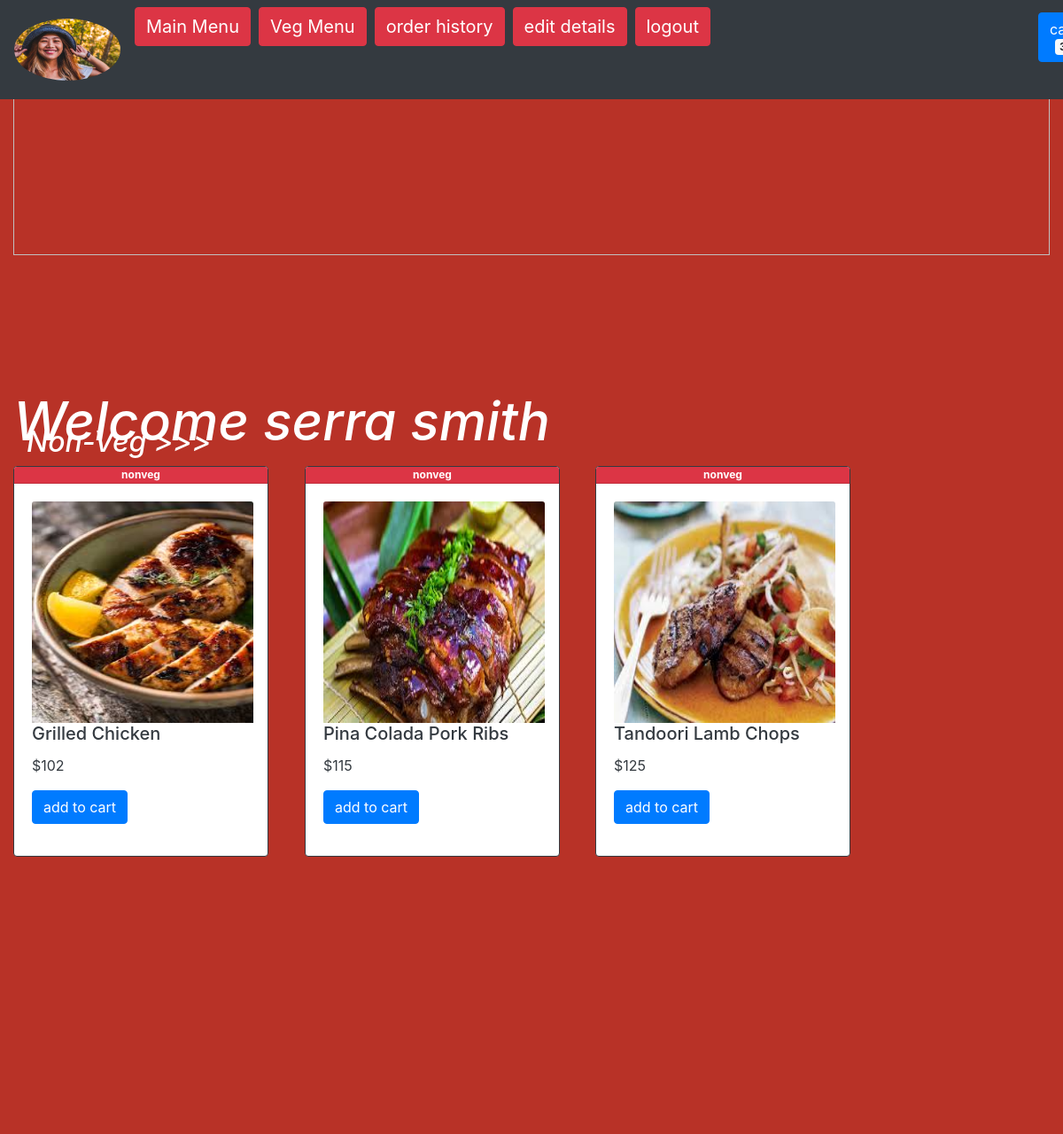
The page /non_veg_menu.php (signed in) on the database its author committed.
### tables this page shows
CREATE TABLE `menu` (
  `id` int(50) NOT NULL,
  `name` varchar(30) NOT NULL,
  `img` varchar(100) NOT NULL,
  `price` int(50) NOT NULL,
  `category` varchar(100) NOT NULL,
  `time` timestamp NOT NULL DEFAULT current_timestamp() ON UPDATE current_timestamp()
);

### non_veg_menu.php (the view, shortened to what this page needs)
<?php
$conn = mysqli_connect("localhost", "root", "", "foodshala");
if (isset($_SESSION['username'])) {
    $name = $_SESSION['username'];
    $img = $_SESSION['img'];
}
$sqltb_show_cartitems = "SELECT * FROM cart WHERE useremail='$_SESSION[email]'";
$res = mysqli_query($conn, $sqltb_show_cartitems);
$count = 0;
if (mysqli_num_rows($res) > 0) {
    while ($row = mysqli_fetch_assoc($res)) {
        $count++;
    }
}
?>
<html>
<head>
    <link rel="stylesheet" href="https://unpkg.com/aos@next/dist/aos.css" />
    <link rel="stylesheet" href="https://maxcdn.bootstrapcdn.com/bootstrap/4.5.2/css/bootstrap.min.css">
    <link rel="stylesheet" href="styles.css">
</head>
<body>
    <nav class="navbar navbar-expand-md bg-dark navbar-dark fixed-top">
        <a class="navbar-brand" href="#">
            <img src="pic/<?php echo $img ?>" alt="Logo" style="width:120px;height:70px;border-radius:50%">
        </a>
        <div class="collapse navbar-collapse" id="collapsibleNavbar">
            <ul class="navbar-nav">
                <li class="nav-item">
                    <form method="post">
                        <input style="width:100%;font-size:20px;" class="btn btn-danger" type="submit" value="Main Menu" name="main_menu_button">
                    </form>
                </li>
                <li class="nav-item">
                    <form method="post">
                        <input style="width:100%;font-size:20px;" class="btn btn-danger" type="submit" value="Veg Menu" name="veg_menu_button">
                    </form>
                </li>
                <li class="nav-item">
                    <form method="post">
                        <input style="width:100%;font-size:20px;" class="btn btn-danger" type="submit" value="order history" name="orders">
                    </form>
                </li>
                <li class="nav-item">
                    <form method="post">
                        <input style="width:100%;font-size:20px;" class="btn btn-danger" type="submit" value="edit details" name="edit">
                    </form>
                </li>
                <li class="nav-item">
                    <form method="post">
                        <input style="width:100%;font-size:20px;" class="btn btn-danger" type="submit" value="logout" name="logout">
                    </form>
                </li>
                <li class="nav-item">
                    <form action="cart.php" method="post">
                        <button name="submit_to_cart" value="0" style="margin-left:370px;margin-top:6px" class="btn btn-primary">cart <span class="badge badge-light"><?php echo $count ?></span></button>
                    </form>
                </li>
            </ul>
        </div>
    </nav>
    <div class="container-fluid">
        <img src="images/pict1.jpg" alt="Snow" style="width:100%;height:60%;">
        <div class="bottom-left">
            <div data-aos="fade-right">
                <h2 class="about" style="font-size:5vw;"><i><?php echo "Welcome " . $name; ?></i></h2>
            </div>
        </div>
        <br>
        <div class="container-fluid">
            <h2 style="color:white;"><i>Non-Veg >>> </i></h2>
            <?php
            echo "<div class='row'>";
            $sqltb_show_vegmenu = "SELECT * FROM menu WHERE category='nonveg'";
            $res = mysqli_query($conn, $sqltb_show_vegmenu);
            if (mysqli_num_rows($res) > 0) {
                while ($row = mysqli_fetch_assoc($res)) {
            ?>
                    <div data-aos="flip-down" class="card border-dark mb-3" style="max-width: 18rem;">
                        <div class="card-header badge badge-pill badge-danger"><?php echo $row['category'] ?></div>
                        <div class=" card-body text-dark">
                            <img class="card-img-top" src="images/<?php echo $row['img'] ?>" alt="Card image cap" style="width:250px;height:250px;">
                            <h5 class="card-title"><?php echo $row['name'] ?></h5>
                            <p class="card-text">&#36;<?php echo $row['price'] ?></p>
                            <p class="card-text">
                                <form action="cart.php" method="post">
                                    <button name="submit_to_cart" class="btn btn-primary" value="<?php echo $row['id']; ?>">add to cart</button>
                                </form>
                            </p>
                        </div>
                    </div>
            <?php
                }
            }
            echo "</div>";
            ?>
        </div>
</body>
</html>

### styles.css (style rules this page uses)
body { background-color: #b83227; }
nav { z-index: 99; }
.about { font-size: 80px; font-weight: 30%; color: white; }
.bottom-left { position: absolute; top: 30%; }

### rows shown on the page
menu: category "nonveg", img (picture), name "Grilled Chicken", price "102", $row['id'] 20 (drawn)
menu: category "nonveg", img (picture), name "Pina Colada Pork Ribs", price "115", $row['id'] 21 (drawn)
menu: category "nonveg", img (picture), name "Tandoori Lamb Chops", price "125", $row['id'] 22 (drawn)
menu: img (picture), $row['id'] 23 (drawn)

### other values the page prints
$name "serra smith"
